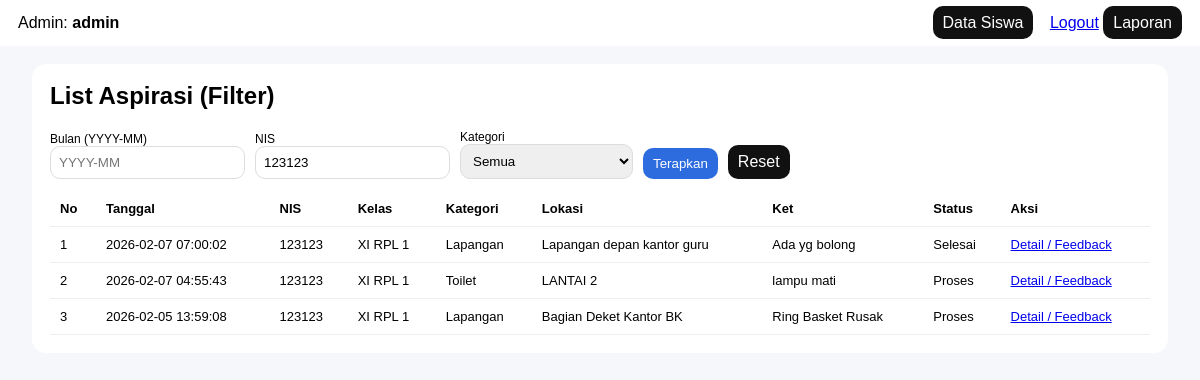
Screenshot of /pengaduan_sekolah_baru/admin_laporan.php?nis=123123 (signed in) with the database file from the repository.
### tables this page shows
CREATE TABLE `input_aspirasi` (
  `id_pelaporan` int(5) NOT NULL,
  `nis` int(10) NOT NULL,
  `id_kategori` int(5) NOT NULL,
  `lokasi` varchar(50) NOT NULL,
  `ket` varchar(50) NOT NULL,
  `created_at` timestamp NOT NULL DEFAULT current_timestamp()
);

CREATE TABLE `siswa` (
  `nis` int(10) NOT NULL,
  `nama` varchar(100) NOT NULL,
  `kelas` varchar(10) NOT NULL,
  `password_hash` varchar(255) NOT NULL,
  `created_at` datetime NOT NULL DEFAULT current_timestamp()
);

CREATE TABLE `kategori` (
  `id_kategori` int(5) NOT NULL,
  `ket_kategori` varchar(30) NOT NULL
);

### pengaduan_sekolah_baru/admin_laporan.php (the view, shortened to what this page needs)
<?php
require_once __DIR__ . "/../config/koneksi.php";
$bulan = trim($_GET['bulan'] ?? '');
$nis = trim($_GET['nis'] ?? '');
$where = "1=1";
$params = [];
$types = "";
if ($nis !== "") { $where .= " AND ia.nis=?"; $types.="i"; $params[]=(int)$nis; }
$sql = "
  SELECT ia.id_pelaporan, ia.created_at, ia.nis, s.kelas, k.ket_kategori, ia.lokasi, ia.ket,
         COALESCE(a.status,'Menunggu') status
  FROM input_aspirasi ia
  JOIN siswa s ON s.nis=ia.nis
  JOIN kategori k ON k.id_kategori=ia.id_kategori
  LEFT JOIN aspirasi a ON a.id_pelaporan=ia.id_pelaporan
  WHERE $where
  ORDER BY ia.created_at DESC
";
$stmt = mysqli_prepare($conn, $sql);
if ($types) { mysqli_stmt_bind_param($stmt, $types, ...$params); }
mysqli_stmt_execute($stmt);
$res = mysqli_stmt_get_result($stmt);
?>
<!doctype html>
<html><head><meta charset="utf-8"><title>Admin</title>
</head>
<body>
  <div class="bar">
    <div>Admin: <b><?= htmlspecialchars($_SESSION['admin_user']) ?></b></div>
    <div>
      <a class="btn" href="admin_siswa.php">Data Siswa</a>
      <a href="logout.php" style="margin-left:12px">Logout</a>
      <a class="btn" href="admin_laporan.php">Laporan</a>
    </div>
  </div>
  <div class="card">
    <h2 style="margin-top:0">List Aspirasi (Filter)</h2>
    <form method="get" style="display:flex;gap:10px;flex-wrap:wrap;align-items:end">
      <div>
        <div style="font-size:12px">Bulan (YYYY-MM)</div>
        <input name="bulan" value="<?= htmlspecialchars($bulan) ?>" placeholder="YYYY-MM">
      </div>
      <div>
        <div style="font-size:12px">NIS</div>
        <input name="nis" value="<?= htmlspecialchars($nis) ?>" placeholder="12345">
      </div>
      <div>
        <div style="font-size:12px">Kategori</div>
        <select name="kategori">
          <option value="0">Semua</option>
        </select>
      </div>
      <button type="submit">Terapkan</button>
       <a class="btn" href="admin_aspirasi.php" style="text-align:center;display:inline-block">Reset</a>
    </form>
    <table style="margin-top:12px">
      <thead>
        <tr>
          <th>No</th>
          <th>Tanggal</th><th>NIS</th><th>Kelas</th><th>Kategori</th><th>Lokasi</th><th>Ket</th><th>Status</th><th>Aksi</th>
        </tr>
      </thead>
      <tbody>
        <?php $no = 1; ?>
        <?php while($r=mysqli_fetch_assoc($res)): ?>
        <tr>
          <td><?= $no++ ?></td>
          <td><?= htmlspecialchars($r['created_at']) ?></td>
          <td><?= (int)$r['nis'] ?></td>
          <td><?= htmlspecialchars($r['kelas']) ?></td>
          <td><?= htmlspecialchars($r['ket_kategori']) ?></td>
          <td><?= htmlspecialchars($r['lokasi']) ?></td>
          <td><?= htmlspecialchars($r['ket']) ?></td>
          <td><?= htmlspecialchars($r['status']) ?></td>
          <td><a href="admin_aspirasi_detail.php?id=<?= (int)$r['id_pelaporan'] ?>">Detail / Feedback</a></td>
        </tr>
        <?php endwhile; ?>
      </tbody>
    </table>
  </div>
</body></html>

### pengaduan_sekolah_baru/admin_laporan.php (style rules this page uses)
body { font-family:Arial;background:#f6f7fb;margin:0 }
.bar { background:#fff;padding:14px 18px;display:flex;justify-content:space-between;align-items:center }
.card { max-width:1100px;margin:18px auto;background:#fff;border-radius:14px;padding:18px }
table { width:100%;border-collapse:collapse }
th,td { padding:10px;border-bottom:1px solid #eee;text-align:left;font-size:13px;vertical-align:top }
input,select { padding:8px;border:1px solid #ddd;border-radius:10px }
button { padding:8px 10px;border:0;border-radius:10px;background:#2d6cdf;color:#fff;cursor:pointer }
a.btn { padding:8px 10px;border-radius:10px;background:#111;color:#fff;text-decoration:none }

### rows the page displays
input_aspirasi: created_at "2026-02-07 07:00:02", nis "123123", nis.kelas "XI RPL 1", id_kategori.ket_kategori "Lapangan", lokasi "Lapangan depan kantor guru", ket "Ada yg bolong", status "Selesai"
input_aspirasi: created_at "2026-02-07 04:55:43", nis "123123", nis.kelas "XI RPL 1", id_kategori.ket_kategori "Toilet", lokasi "LANTAI 2", ket "lampu mati", status "Proses"
input_aspirasi: created_at "2026-02-05 13:59:08", nis "123123", nis.kelas "XI RPL 1", id_kategori.ket_kategori "Lapangan", lokasi "Bagian Deket Kantor BK", ket "Ring Basket Rusak", status "Proses"

### other values shown
$_SESSION['admin_user'] "admin"
